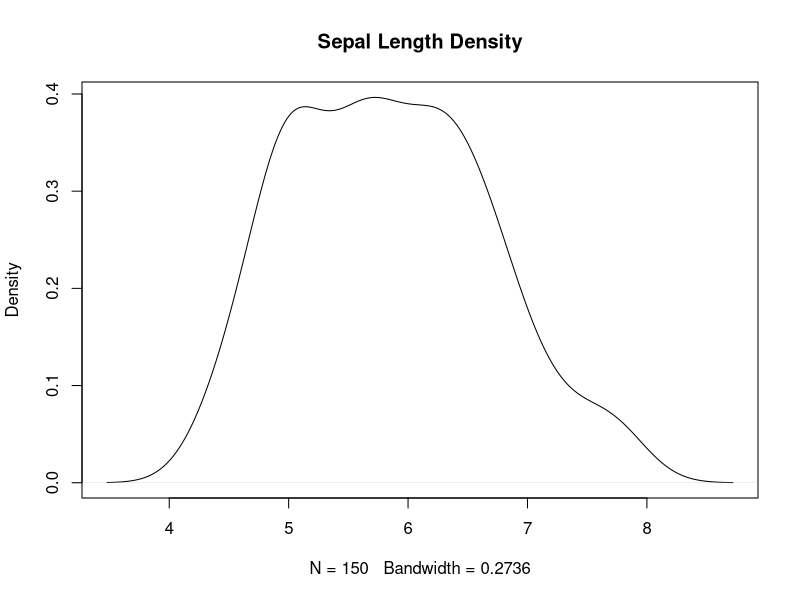

Recreate this plot in R.
## ---- chunk 1
y <- density(iris$Sepal.Length)
class(y)
typeof(y)
str(y)
## ---- chunk 2
#| echo: false
plot(y,main="Sepal Length Density")
